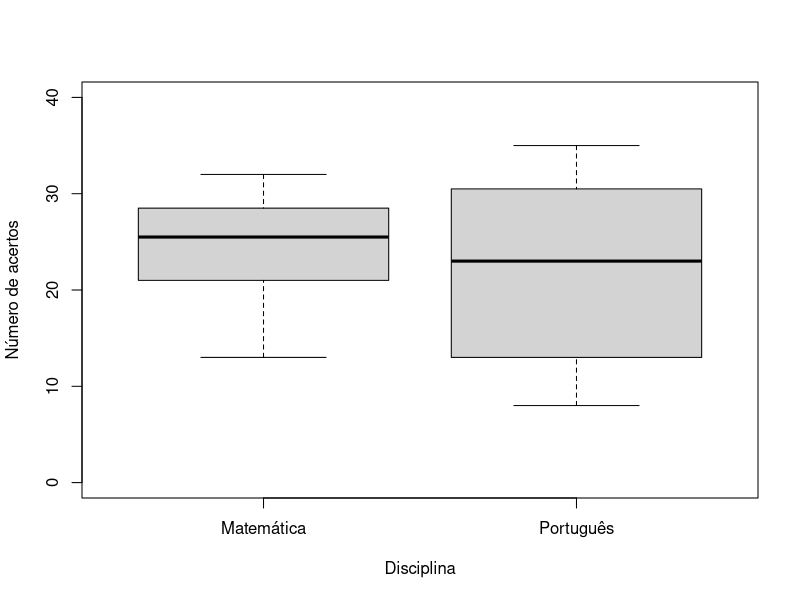
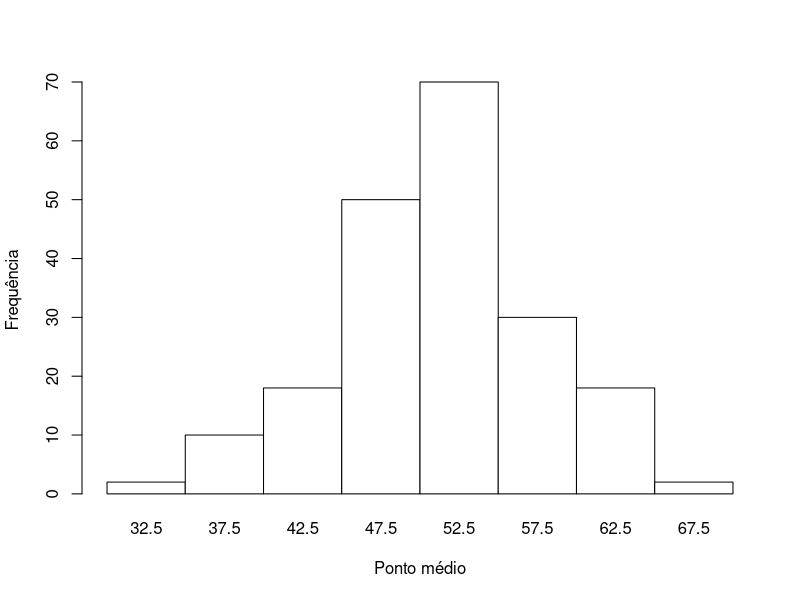

These charts were generated, in order, by the following R code:
## ---- chunk 1
da1 <- data.frame("Por" = c(8, 10, 11, 12, 12, 14, 17, 20, 20, 23, 23, 24, 26, 26, 30, 31, 32, 34, 35, 35),
                  "Mat" = c(13, 20, 20, 20, 21, 21, 23, 23, 25, 25, 26, 27, 28, 28, 28, 29, 30, 31, 31, 32))
coevar <- function(x){(sd(x) / mean(x)) * 100}
dab <- data.frame("val" = c(da1$Por, da1$Mat), "var" = c(rep("Português", 20), rep("Matemática", 20)))
## ---- chunk 2
# (a)
# Média
mean(da1$Por)
mean(da1$Mat)
# Mediana
median(da1$Por)
median(da1$Mat)
# Moda
# Para variável Português há 5 valores modais: 12; 20; 23; 26; 35.
# Para variável Matemática há 2 valores modais: 20; 28.

# (b)
# Variância
var(da1$Por)
var(da1$Mat)
# Desvio Padrão
sd(da1$Por)
sd(da1$Mat)
# Coeficiente de Variação
coevar(da1$Por)
coevar(da1$Mat)

# (c) Quantis
quantile(da1$Por)
quantile(da1$Mat)

# (d)
boxplot(dab$val ~ dab$var, 
        ylim = c(0,40), 
        xlab = "Disciplina", 
        ylab = "Número de acertos")

# (e)
# Em média, o número de acertos em
# matemática (25,05) foi maior do que o número de
# acertos em português (22,15). A diferença entre
# os valores médios e a mediana mostra que existe uma leve assimetria
# negativa (ou à esquerda) para os dois casos (média < ,mediana),
# embora esta diferença seja mais evidente nas notas de
# português. A amplitude do número de acertos em português foi de
# 35-8=27, maior do que a amplitude obervada
# para o número de acertos em matemática, que foi de
# 32-13=19. A variabilidade dos acertos em torno
# da média também foi maior para as notas de português, com variância
# de 80,134 e desvio-padrão de 8,951. Já
# para a matemátiva, a variabilidade em torno da média foi menor, com
# 23,839 e desvio-padrão 4,883. Resumindo
# estas informações sobre variabilidade, nota-se que o coeficiente de
# variação para português foi de 40,4%, enquanto para a
# matemática foi menor, com aproximadamente 19,5%. Através do resumo
# dos cinco números e do gráfico de caixa, percebe-se que 50% dos
# acertos foram entre 13 e 30,5 em português (diferença entre Q1 e
# Q3), e entre 21 e 28,5 em matemática, mostrando novamente a menor
# variabilidade observada para a matemática.
## ---- chunk 3
da2 <- data.frame("AreaA" = c(9.2, 10.8, 10.6, 11.1, 12.1, 9.6, 11.2, 8.4, 12.9, 12.1, 
                          14.4, 11.1, 11.1, 9.7, 8.4, 12.3, 10.7, 12.9, 9.1, 12.8), 
                  "AreaB" = c(12.5, 18.5, 21.3, 14.3, 18.5, 19.0, 10.8, 23.1, 17.4, 10.7, 
                              14.3, 16.3, 18.0, 7.1, 12.8, 14.7, 11.3, 8.2, 13.8, 10.7), 
                  "AreaC" = c(21.3, 28.7, 15.8, 24.0, 13.7, 18.1, 12.6, 14.6, 6.1, 19.8, 
                              22.3, 15.7, 16.3, 18.2, 15.7, 6.6, 9.3, 1.3, 19.0, 17.0), 
                  "AreaD" = c(13.7, 8.6, 14.9, 10.2, 14.0, 10.5, 15.0, 5.2, 10.0, 11.7, 
                             18.7, 9.3, 7.9, 6.5, 11.5, 12.0, 8.3, 8.3, 9.8, 4.7))

estat_descritiva <- function(x){
  out <- c("Mínimo" = min(x), 
           "Média" = mean(x), 
           "Mediana" = median(x), 
           "Máximo" = max(x), 
           "Amplitude" = max(x) - min(x), 
           "Variância" = var(x), 
           "Desvio Padrão" = sd(x), 
           "CV" = ((sd(x) / mean(x)) * 100))
  return(out)
}
## ---- chunk 4
# (a) Estatísticas calculadas
round(apply(da2, 2, estat_descritiva), 3)

# (b)
# Em média, a área C possui as árvores
# mais altas (18,8), enquanto a área D possui as
# árvores mais baixas (10,5). Em todas as áreas, o valor
# da mediana está muito próximo do valor da média, o que
# indica que a distribuição das alturas em todas as áreas é
# aproximadamente simétrica. A maior amplitude de variação de alturas
# foi observada na área C, que também apresentou a maior variabilidade
# das observações em relação à média, como pode ser observado pelos
# valores da variância (43,943), e do desvio-padrão (6,629). 
# A área com árvores de alturas mais homogêneas foi a A, pois a
# amplitude foi de 6 m, e a varibilidade das alturas em torno da média
# foi a menor quando comparada com as demais áreas (A = 2,66 e
# 1,63). Estas diferenças de variabilidade podem ser observadas
# através do coeficiente de variação, que foi de 40,9% para a área C, e
# de 14,8% para a área A. A área D apresentou um CV de 33,3%, enquanto
# o CV da área B foi de 29,3%.
## ---- chunk 5
set.seed(666)
m1 <- rnorm(30, 18, 1.5)
m2 <- rnorm(30, 15, 1.2)
m3 <- rnorm(30, 20, 2)
da3 <- data.frame("Tempo" = c(m1, m2, m3), 
                  "Método" = c(rep("M1", 30), rep("M2", 30), rep("M3", 30)))

daresul <- data.frame("M1" = m1, 
                      "M2" = m2, 
                      "M3" = m3)
## ---- chunk 6
# (a)
# Observação: São valores verdadeiros.
round(apply(daresul, 2, quantile), 3)

#(b)
# A amplitude do tempo de aprendizado para
# os métodos M1, M2 e M3 são: M1 = 6,550, M2 = 4,254, e M3 = 9,755. 
# Com isso, percebe-se que:
# o método M1 apresenta um tempo aprendizado (aproximado) entre 14 e 21
# horas, o método M2 entre 13 e 17 horas, e o método M3 entre 14 e 23
# horas. A maior variação de tempo de recuperação foi então do método M3
# (maior amplitude), enquanto o método M2 apresentou a menor
# variação. Nota-se, em termos de mediana, que o método M2 apresentou o
# menor tempo de aprendizado (Me = 15,227), e com uma pequena
# variabilidade. Além disso, percebe-se através do gráfico boxplot, que
# os métodos M1 e M3 possuem uma distribuição simétrica, como pode
# ser observado pela proximidade da mediana com o primeiro (Q1) e terceiro quartil
# (Q3). Percebe-se também que a distribuição do tempo de aprendizado do método M2
# é levemente assimétrica à direita, pois a mediana está deslocada para cima
# dentro da caixa. O tempo de de aprendizado mediano para o método M2 foi
# de 15,227. Para esse método, 50\% das pessoas tiveram um tempo de
# recuperação entre 14,302 (Q1) e 15,841 (Q3) horas.
## ---- chunk 7
fi <- c(15,150,250,70,10,5)
xi <- c(140,150,160,170,180,190)
xifi <- fi * xi
xi2 <- xi^2
xi2fi <- xi2 * fi
## ---- chunk 8
# Tabela auxiliar
data.frame(xi, fi, xifi, xi2, xi2fi)

# Média
sum(xifi / sum(fi))

# Variância
(1/(sum(fi)-1)) * (sum(xi2fi) - sum(xifi)^2/sum(fi))

# Desvio Padrão
sqrt((1/(sum(fi)-1)) * (sum(xi2fi) - sum(xifi)^2/sum(fi)))
## ---- chunk 9
fi <- c(2,10,18,50,70,30,18,2)
xi <- c(32.5,37.5,42.5,47.5,52.5,57.5,62.5,67.5)
xifi <- fi * xi
xi2 <- xi^2
xi2fi <- xi2 * fi
## ---- chunk 10
# (a)
barplot(fi, 
        space = 0, 
        names.arg = xi, 
        xlab = "Ponto médio", 
        ylab = "Frequência", 
        col = "white")


# Tabela auxiliar
data.frame(xi, fi, xifi, xi2, xi2fi)

# (b)
# Média
sum(xifi / sum(fi))

# (c)
# Variância
(1/(sum(fi)-1)) * (sum(xi2fi) - sum(xifi)^2/sum(fi))
# Desvio Padrão
sqrt((1/(sum(fi)-1)) * (sum(xi2fi) - sum(xifi)^2/sum(fi)))

# (d)
cumsum(prop.table(fi))
# Considerando que
# (55-50)/0,35 = (Q2-50)/0,10
# Então a mediana é
(Q2 <- ((55-50)/0.35) * 0.10 + 50)

(Q1 <- ((50-45)/0.25) * 0.10 + 45)

(Q3 <- ((55-50)/0.35) * 0.35 + 50)
## ---- chunk 11
fr <- c(0.25,0.40,0.20,0.15)
fi <- 120 * fr
xi <- c(1,3,5,8)
xifi <- fi * xi
xi2 <- xi^2
xi2fi <- xi2 * fi
## ---- chunk 12
# (a)
# Tabela auxiliar
data.frame(xi, fi, xifi, xi2, xi2fi)
# Média
sum(xifi / sum(fi))
# Variância
(1/(120)) * (sum(xi2fi) - (sum(xifi)^2)/120)
# Desvio Padrão
sqrt((1/(120)) * (sum(xi2fi) - (sum(xifi)^2)/120))
# Mediana
(Q2 <- ((4-2)/0.40) * 0.25 + 2)

# (b)
# Haverá alteração na média, pois é multiplicada por 2
sum(xifi / sum(fi)) * 2
# Haverá alteração na variância, pois é multiplicada por 4
(1/(120)) * (sum(xi2fi) - (sum(xifi)^2)/120) * 4

#(c)
# Haverá alteração na média, pois é somada em 2 unidades
sum(xifi / sum(fi)) + 2
# Haverá alteração na mediana, pois é somada em 2 unidades
(Q2 <- (((4-2)/0.40) * 0.25 + 2) + 2)
# Não haverá mudança na variância, pois apenas acrescentou-se um
# um valor constante
(1/(120)) * (sum(xi2fi) - (sum(xifi)^2)/120)
## ---- chunk 13
da7 <- c(9, 9, 8, 8, 9, 10, 8, 8, 9, 8, 10, 7, 7, 9, 9, 7, 8, 9, 4, 7, 7, 8, 10, 9, 9)
## ---- chunk 14
# (a)
# Média
mean(da7)
# Variância
sd(da7)
# Padronizando
(xi_pad <- (da7 - mean(da7)) / sd(da7))

# (b)
# Média
mean(xi_pad)
# Desvio Padrão
sd(xi_pad)

# (c)
# Sim, o valor atípico é -3,33,
# e corresponde a nota 4.

# (d)
# A variável Z é uma variável padronizada, que mede o número de desvios padrões
# que cada observação se afasta de média.
